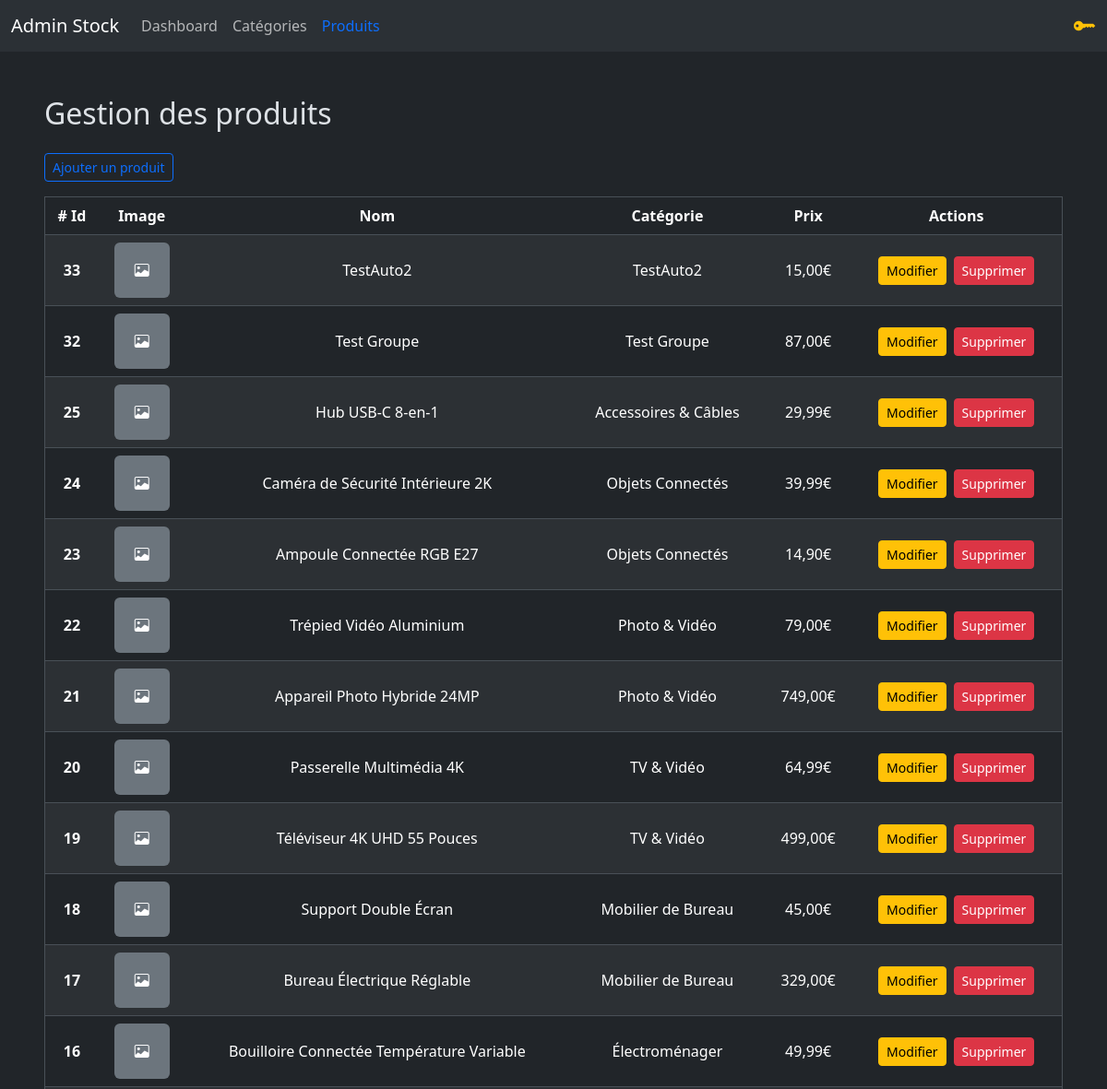
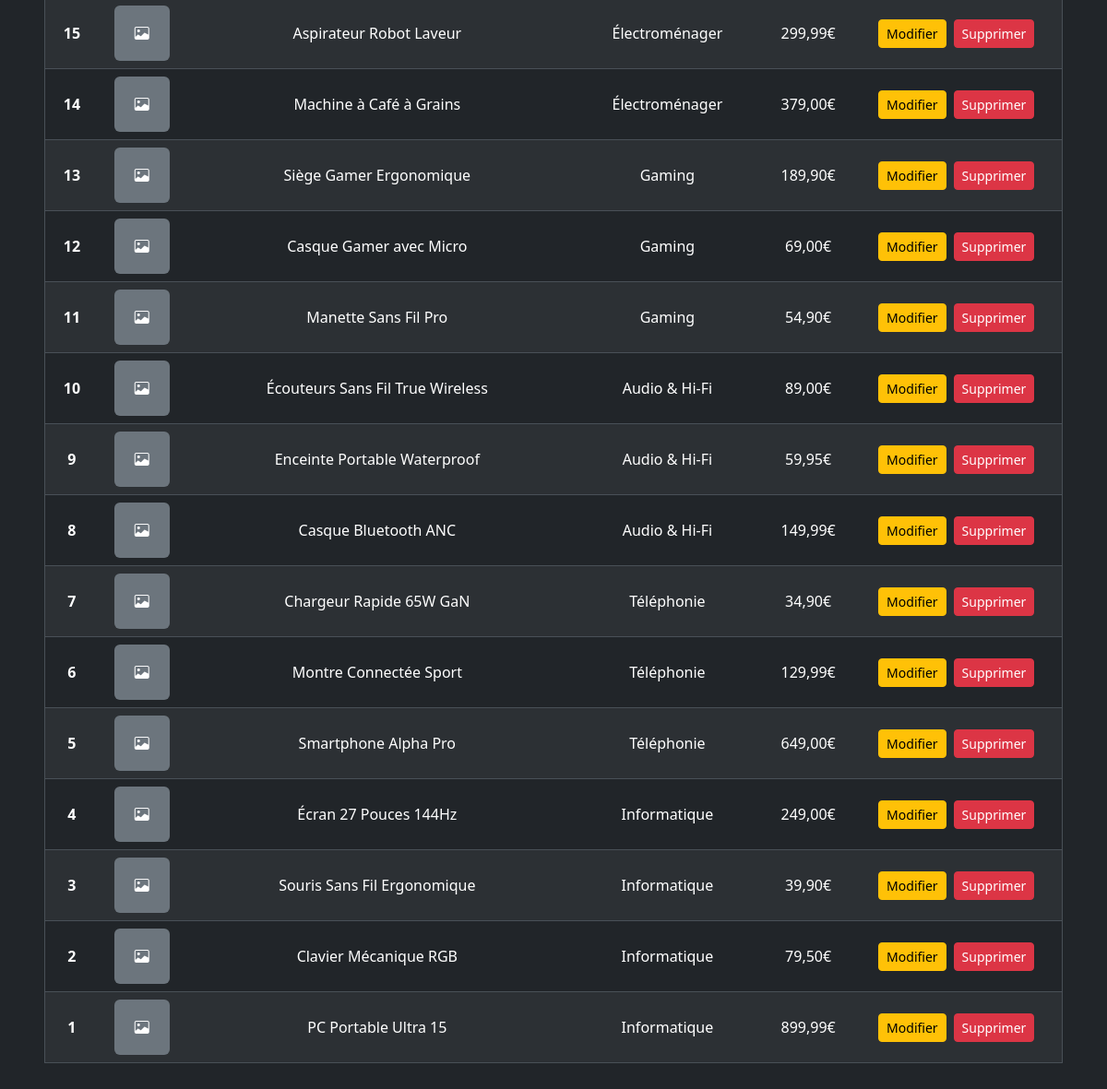
/admin/products.php (signed in), run on the app's committed database (2 pictures, top to bottom).
### tables this page shows
CREATE TABLE IF NOT EXISTS `products` (
  `id` int NOT NULL AUTO_INCREMENT,
  `name` varchar(255) NOT NULL,
  `description` text NOT NULL,
  `prix` decimal(7,2) NOT NULL,
  `id_category` int NOT NULL,
  `cover` varchar(255) DEFAULT NULL,
  PRIMARY KEY (`id`),
  KEY `id_category` (`id_category`)
);

CREATE TABLE IF NOT EXISTS `categories` (
  `id` int NOT NULL AUTO_INCREMENT,
  `name` varchar(255) NOT NULL,
  `description` text,
  PRIMARY KEY (`id`)
);

### admin/functions.php (called while the page is built, shortened)
<?php
function dbQuery(PDO $pdo, string $sql, array $params = []): PDOStatement
{
    if(empty($params)){
        return $pdo->query($sql);
    }
    $stmt = $pdo->prepare($sql);
    $stmt->execute($params);
    return $stmt;
}
function fetchAll(PDO $pdo, string $sql, array $params = []): array
{
    return dbQuery($pdo, $sql, $params)->fetchAll(PDO::FETCH_ASSOC);
}

### admin/products.php (the view, shortened to what this page needs)
<?php
    require_once "../config/connexion.php";
    require "functions.php";
?>
<!DOCTYPE html>
<html lang="fr" data-bs-theme="dark">
<?php include("partials/head.php"); ?>
<body>
    <?php include("partials/nav.php"); ?>
    <div class="container-fluid px-3 px-md-5 py-5 mx-auto" style="max-width: 1400px;">
        <h2>Gestion des produits</h2>
        <?php
            $products = fetchAll($bdd, "SELECT products.id as pid, products.name as pname, products.prix as pprix, products.cover as pcover, categories.name as cname FROM products INNER JOIN categories ON products.id_category = categories.id ORDER BY products.id DESC");
        ?>
        <div class="d-flex flex-column flex-md-row justify-content-between align-items-stretch align-items-md-center gap-3">
            <a href="addProduct.php" class="btn btn-outline-primary btn-sm my-3">Ajouter un produit</a>
        </div>
        <div class="table-responsive">
            <table class="table table-hover table-striped align-middle text-center w-100 border">
                <thead>
                    <tr>
                        <th scope="col"># Id</th>
                        <th scope="col">Image</th>
                        <th scope="col" class="d-none d-md-table-cell">Nom</th>
                        <th scope="col" class="d-none d-md-table-cell">Catégorie</th>
                        <th scope="col" class="d-none d-md-table-cell">Prix</th>
                        <th scope="col">Actions</th>
                    </tr>
                </thead>
                <tbody>
                    <?php foreach($products as $product) : ?>
                        <tr class="clickable-row" style="cursor: pointer;" data-href="product.php?id=<?= urlencode($product['pid']) ?>">
                            <th  scope="row"><?= $product['pid'] ?></th>
                            <td>
                                <?php
                                $imagePath = __DIR__ . '/../images/mini_' . $product['pcover'];
                                $hasValidImage = !empty($product['pcover']) && file_exists($imagePath);
                                ?>
                                <?php if ($hasValidImage) : ?>
                                    <img src="../images/mini_<?= htmlspecialchars($product['pcover']) ?>"
                                        alt="<?= $product['pname'] ?>"
                                        title="<?= $product['pname'] ?>"
                                        class="rounded"
                                        style="width: 60px; height: 60px; object-fit: cover;">
                                <?php else : ?>
                                    <div class="bg-secondary rounded d-flex align-items-center justify-content-center mx-auto"
                                        style="width: 60px; height: 60px;"
                                        title="<?= $product['pname'] ?>">
                                        <i class="bi bi-image text-white"></i>
                                    </div>
                                <?php endif; ?>
                            </td>
                            <td class="d-none d-md-table-cell"><?= $product['pname'] ?></td>
                            <td class="d-none d-md-table-cell"><?= $product['cname'] ?></td>
                            <td class="d-none d-md-table-cell"><?= number_format($product['pprix'], 2, ',', ' ') ?>€</td>
                            <td data-no-click>
                                <div class="d-flex justify-content-center gap-2">
                                    <a href="updateProduct.php?id=<?= $product['pid'] ?>" class="btn btn-warning btn-sm">
                                        Modifier
                                    </a>
                                    <button type="button" class="btn btn-danger btn-sm" data-bs-toggle="modal" data-bs-target="#exampleModal<?= $product['pid'] ?>">
                                    Supprimer
                                    </button>
                                </div>
                            </td>
                        </tr>
                    <?php endforeach; ?>
                </tbody>
            </table>
        </div>
    </div>
</body>
</html>

### data on the page
products: id "33", name "TestAuto2", id_category.name "TestAuto2", prix "15,00"
products: id "32", name "Test Groupe", id_category.name "Test Groupe", prix "87,00"
products: id "25", name "Hub USB-C 8-en-1", id_category.name "Accessoires & Câbles", prix "29,99"
products: id "24", name "Caméra de Sécurité Intérieure 2K", id_category.name "Objets Connectés", prix "39,99"
products: id "23", name "Ampoule Connectée RGB E27", id_category.name "Objets Connectés", prix "14,90"
products: id "22", name "Trépied Vidéo Aluminium", id_category.name "Photo & Vidéo", prix "79,00"
products: id "21", name "Appareil Photo Hybride 24MP", id_category.name "Photo & Vidéo", prix "749,00"
products: id "20", name "Passerelle Multimédia 4K", id_category.name "TV & Vidéo", prix "64,99"
products: id "19", name "Téléviseur 4K UHD 55 Pouces", id_category.name "TV & Vidéo", prix "499,00"
products: id "18", name "Support Double Écran", id_category.name "Mobilier de Bureau", prix "45,00"
products: id "17", name "Bureau Électrique Réglable", id_category.name "Mobilier de Bureau", prix "329,00"
products: id "16", name "Bouilloire Connectée Température Variable", id_category.name "Électroménager", prix "49,99"
products: id "15", name "Aspirateur Robot Laveur", id_category.name "Électroménager", prix "299,99"
products: id "14", name "Machine à Café à Grains", id_category.name "Électroménager", prix "379,00"
products: id "13", name "Siège Gamer Ergonomique", id_category.name "Gaming", prix "189,90"
products: id "12", name "Casque Gamer avec Micro", id_category.name "Gaming", prix "69,00"
products: id "11", name "Manette Sans Fil Pro", id_category.name "Gaming", prix "54,90"
products: id "10", name "Écouteurs Sans Fil True Wireless", id_category.name "Audio & Hi-Fi", prix "89,00"
products: id "9", name "Enceinte Portable Waterproof", id_category.name "Audio & Hi-Fi", prix "59,95"
products: id "8", name "Casque Bluetooth ANC", id_category.name "Audio & Hi-Fi", prix "149,99"
products: id "7", name "Chargeur Rapide 65W GaN", id_category.name "Téléphonie", prix "34,90"
products: id "6", name "Montre Connectée Sport", id_category.name "Téléphonie", prix "129,99"
products: id "5", name "Smartphone Alpha Pro", id_category.name "Téléphonie", prix "649,00"
products: id "4", name "Écran 27 Pouces 144Hz", id_category.name "Informatique", prix "249,00"
products: id "3", name "Souris Sans Fil Ergonomique", id_category.name "Informatique", prix "39,90"
products: id "2", name "Clavier Mécanique RGB", id_category.name "Informatique", prix "79,50"
products: id "1", name "PC Portable Ultra 15", id_category.name "Informatique", prix "899,99"
